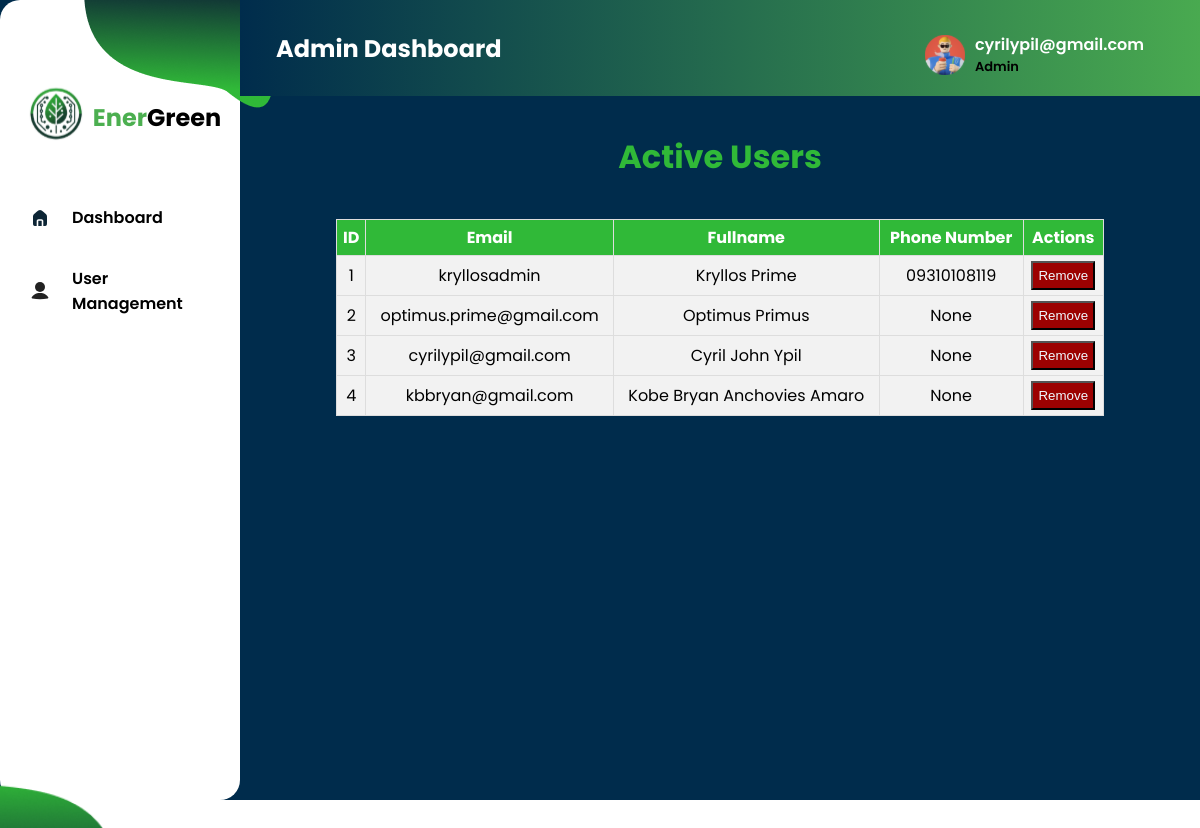
/UserManagement (signed in), run on an earlier commit of the app's database.
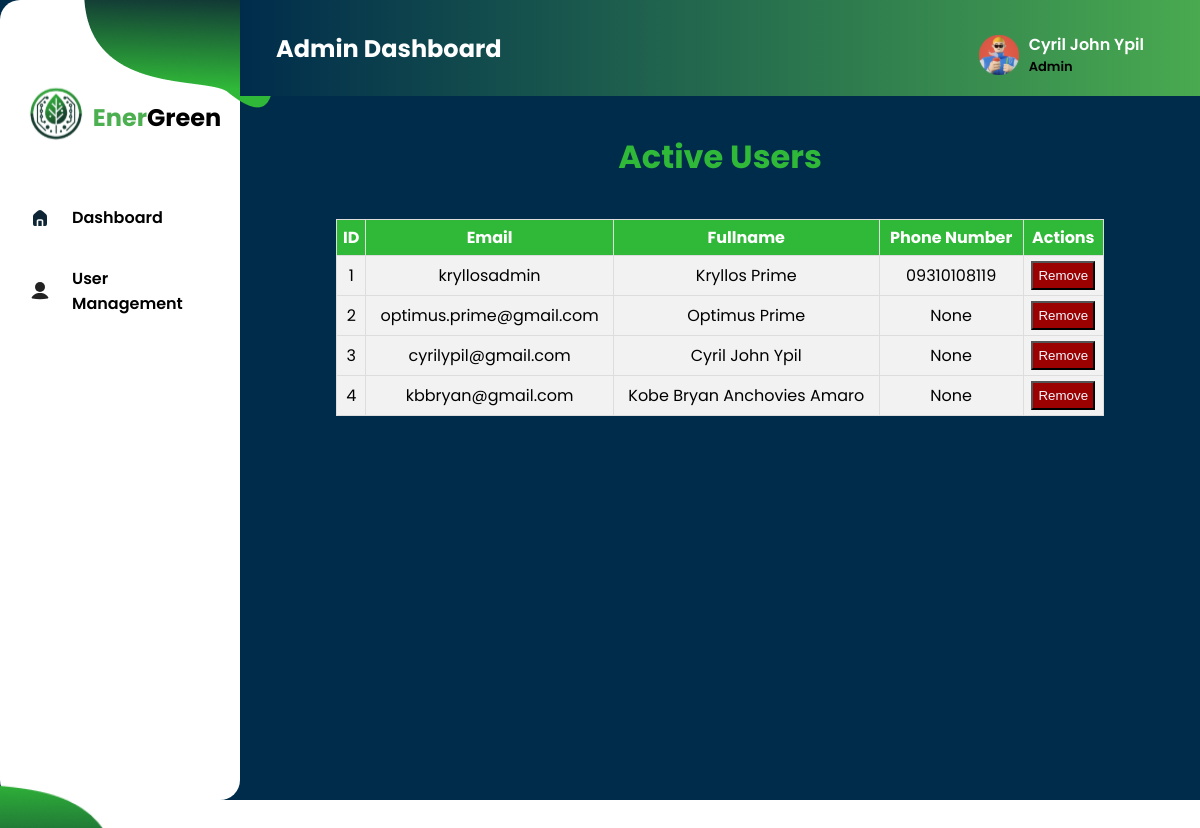
And on a later commit of the database.
### tables this page shows
CREATE TABLE user (
  id INTEGER NOT NULL PRIMARY KEY,
  email TEXT NOT NULL UNIQUE,
  fullname TEXT NOT NULL,
  password TEXT DEFAULT NULL,
  phoneno TEXT DEFAULT NULL,
  hasSetup INTEGER DEFAULT 0
);

### app.py (the view)
@app.route('/UserManagement')
def UserManagement():
    records = db.getall_users(table='user')
    return render_template('AdminCarbonEmissionDash.html',fullname=session.get('name'),records=records) if not session.get('name') == None else redirect(url_for('landing'))

### app.py (called while the page is built)
@app.after_request
def after_request(response):
    response.headers['Cache-Control'] = 'no-cache,no-store,must-revalidate'
    return response

### dbhelper.py (called while the page is built)
    def getdb_connection(self):
        connection = connect(self.database)
        return connection

    def getprocess(self,sql:str):
        connection = self.getdb_connection()
        cursor = connection.cursor()
        cursor.execute(sql)
        cursor.row_factory = Row
        data = [dict(row) for row in cursor.fetchall()]  # Convert rows to dictionaries
        cursor.close()
        connection.close()
        return data

    def getall_users(self, table:str)->list:
        query = f"SELECT * FROM {table}"
        users:list = self.getprocess(query)
        return users

### templates/AdminCarbonEmissionDash.html (shortened to what this page needs)
{% extends 'AdminDashTemplate.html' %}
{% block content %}
<div style="display: flex; justify-content:center; align-items:center; padding-top: 1em;">
    <h1><span style="color: #30B938; text-align:center;">Active Users</span></h1>
</div>
<div class="table-container">
    <table class="styled-table">
        <thead>
            <tr>
                <th>ID</th>
                <th>Email</th>
                <th>Fullname</th>
                <th>Phone Number</th>
                <th>Actions</th>
            </tr>
        </thead>
        <tbody>
            {% for record in records %}
            <tr>
                <td>{{ record['id'] }}</td>
                <td>{{ record['email'] }}</td>
                <td>{{ record['fullname'].title() }}</td>
                <td>{{ record['phoneno']}}</td>
                <td><button style="cursor: pointer;background-color:rgb(156, 1, 1);color:aliceblue;padding:5px;" class="remove-btn" data-email="{{ record['email'] }}">Remove</button></td>
                </tr>
            {% endfor %}
        </tbody>
    </table>
</div>
{% endblock %}

### templates/AdminDashTemplate.html (shortened to what this page needs)
<!DOCTYPE html>
<html lang="en">
<head>
    <link rel="stylesheet" href="../static/css/AdminDashTemplateStyle.css">
</head>
<body>
    <div class="Container">
        <div class="Side-Navigation">
            <img id="sidetopimg" src="../static/images/png/sideimg2.png" alt="">
            <div class="logo-div">
                <div class="img-logo">
                    <img src="../static/images/logo/logo.svg" alt="">
                </div>
                <div class="webname">
                    <h2><span id="Color">Ener</span>Green</h2>
                </div>
            </div>
            <div class="Navigation-buttons">
                <div class="Dashbtn">
                    <li>
                        <a href="{{ url_for('AdminDashboard') }}" class="nav-button">
                            <img id="homeicon" src="../static/images/svg/Home-Icon.svg" alt="Dashboard Icon" width="24" height="24"> Dashboard
                        </a>
                    </li>
                </div>
                <div class="Dashbtn">
                    <li>
                        <a href="{{ url_for('UserManagement') }}" class="nav-button">
                            <img src="../static/images/svg/useric.svg" alt="Dashboard Icon" width="24" height="24"> User Management
                        </a>
                    </li>
                </div>
            </div>
            <img id="side-img" src="../static/images/png/sidebotimg.png" alt="" width="208">
        </div>
        <div class="Top-Main-Content">
            <div class="Top-Navigation">
                <div class="page-title">
                    <h2 id="dash-title">Admin Dashboard</h2>
                </div>
                <div class="profile-section" onclick="toggleDropdown()">
                    <a href="#">
                        <img src="../static/images/svg/profilenako.svg" alt="">
                        <div class="name-status">
                            <span id="user-name">{{ fullname }}</span> <br>
                            <p>Admin</p>
                        </div>
                    </a>
                </div>
            </div>
            {%  block content %}
            {% endblock %}
            </div>
        </div>
</body>
</html>

### static/css/AdminDashTemplateStyle.css (style rules this page uses)
body { padding: 0; margin: 0; box-sizing: border-box; overflow: hidden; }
.Container { display: flex; flex-direction: row; font-family: 'Poppins', sans-serif; overflow: hidden; width: 100vw; height: 100vh; background-color: #002c4c; }
.Side-Navigation { display: flex; align-items: center; flex-direction: column; width: 20vw; height: 100vh; background-color: #ffff; border-radius: 20px; }
#side-img { position: absolute; top: 87%; right: 90%; }
#sidetopimg { position: absolute; left: 7%; }
.profile-section span { color: #ffff; margin-right: 2em; }
.profile-section { position: relative; }
.name-status p { margin: 0; padding: 0; font-size: 13px; }
.Top-Navigation { position: relative; width: 100%; height: 12vh; background: linear-gradient(to left, #4CAF50, #002c4c); display: flex; align-items: center; padding: 0 20px; }
.page-title { position: relative; left: 1em; }
#dash-title { color: #ffff; }
.profile-section { display: flex; align-items: center; gap: 20px; position: absolute; top: 2em; right: 4em; font-weight: 600; }
.profile-section a { display: flex; align-items: center; text-decoration: none; color: black; gap: 10px; }
.profile-section img { width: 40px; height: 40px; }
.Top-Main-Content { width: 100%; height: 20vh; flex-direction: column; justify-content: space-between; }
.logo-div { display: flex; align-items: center; margin: 1em 2em 2em 2em; }
.logo-div, .Navigatiuon-buttons { margin-top: 5em; }
#Color { color: #4CAF50; }
.Dashbtn { list-style: none; width: 100%; border-radius: 20px; }
.Navigation-buttons { display: flex; flex-direction: column; align-items: flex-start; }
.Dashbtn a { display: flex; align-items: center; margin: 8px; gap: 20px; text-decoration: none; padding: 10px 20px; color: black; font-weight: 600; transition: background-color 0.3s, color 0.3s; border-radius: 10px; }
.Dashbtn a img { transition: color 0.1s; }

### templates/AdminCarbonEmissionDash.html (style rules this page uses)
.table-container { display: flex; justify-content: center; align-items: center; padding-top: 1em; max-height: 600px; overflow-y: auto; }
.styled-table { width: 80%; border-collapse: collapse; }
.styled-table thead { background-color: #30B938; color: white; }
.styled-table th, .styled-table td { padding: 5px 5px; text-align: center; border: 1px solid #ddd; }
.styled-table td { background-color: #f2f2f2; }
.styled-table tbody tr:nth-child(even) { background-color: #f2f2f2; }

What changed in the data, as far as the page shows it:
changed user "cyrilypil@gmail.com": fullname "cyrilypil@gmail.com" → "Cyril John Ypil"
changed user "optimus.prime@gmail.com": fullname "Optimus Primus" → "Optimus Prime"
